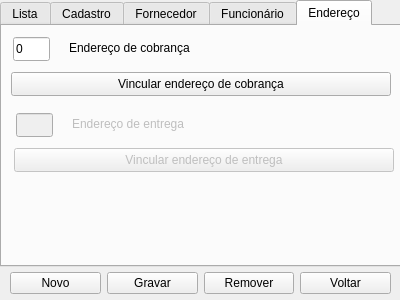
<?xml version="1.0" encoding="UTF-8"?>
<ui version="4.0">
 <class>cadastro_entidade</class>
 <widget class="QMainWindow" name="cadastro_entidade">
  <property name="geometry">
   <rect>
    <x>0</x>
    <y>0</y>
    <width>400</width>
    <height>300</height>
   </rect>
  </property>
  <property name="windowTitle">
   <string>Cadastro de Entidades</string>
  </property>
  <widget class="QWidget" name="centralwidget">
   <widget class="QTabWidget" name="tabWidget_entidades">
    <property name="enabled">
     <bool>true</bool>
    </property>
    <property name="geometry">
     <rect>
      <x>0</x>
      <y>0</y>
      <width>401</width>
      <height>267</height>
     </rect>
    </property>
    <property name="currentIndex">
     <number>4</number>
    </property>
    <widget class="QWidget" name="tab_lista">
     <attribute name="title">
      <string>Lista</string>
     </attribute>
     <widget class="QWidget" name="layoutWidget">
      <property name="geometry">
       <rect>
        <x>-6</x>
        <y>9</y>
        <width>397</width>
        <height>26</height>
       </rect>
      </property>
      <layout class="QHBoxLayout" name="horizontalLayout_5">
       <item>
        <widget class="QLabel" name="label_11">
         <property name="text">
          <string/>
         </property>
        </widget>
       </item>
       <item>
        <widget class="QLabel" name="label_12">
         <property name="text">
          <string>Nome</string>
         </property>
        </widget>
       </item>
       <item>
        <widget class="QLineEdit" name="lineEdit_pesquisar_nome">
         <property name="inputMask">
          <string/>
         </property>
        </widget>
       </item>
       <item>
        <widget class="QPushButton" name="pushButton_pesquisar">
         <property name="text">
          <string>Pesquisar</string>
         </property>
        </widget>
       </item>
      </layout>
     </widget>
     <widget class="QTableWidget" name="tableWidget_entidades">
      <property name="geometry">
       <rect>
        <x>-2</x>
        <y>46</y>
        <width>401</width>
        <height>195</height>
       </rect>
      </property>
      <property name="columnCount">
       <number>6</number>
      </property>
      <column/>
      <column/>
      <column/>
      <column/>
      <column/>
      <column/>
     </widget>
    </widget>
    <widget class="QWidget" name="tab_cadastro">
     <property name="enabled">
      <bool>true</bool>
     </property>
     <attribute name="title">
      <string>Cadastro</string>
     </attribute>
     <widget class="QLineEdit" name="lineEdit_id_1">
      <property name="geometry">
       <rect>
        <x>11</x>
        <y>11</y>
        <width>37</width>
        <height>24</height>
       </rect>
      </property>
      <property name="inputMask">
       <string>9999</string>
      </property>
      <property name="text">
       <string>0</string>
      </property>
      <property name="readOnly">
       <bool>true</bool>
      </property>
     </widget>
     <widget class="QCheckBox" name="checkBox_fornecedor">
      <property name="geometry">
       <rect>
        <x>60</x>
        <y>12</y>
        <width>85</width>
        <height>22</height>
       </rect>
      </property>
      <property name="text">
       <string>Fornecedor</string>
      </property>
     </widget>
     <widget class="QCheckBox" name="checkBox_funcionario">
      <property name="geometry">
       <rect>
        <x>151</x>
        <y>12</y>
        <width>85</width>
        <height>22</height>
       </rect>
      </property>
      <property name="text">
       <string>Funcionário</string>
      </property>
     </widget>
     <widget class="QWidget" name="layoutWidget">
      <property name="geometry">
       <rect>
        <x>10</x>
        <y>50</y>
        <width>251</width>
        <height>48</height>
       </rect>
      </property>
      <layout class="QVBoxLayout" name="verticalLayout">
       <item>
        <widget class="QLabel" name="label">
         <property name="text">
          <string>Nome *</string>
         </property>
        </widget>
       </item>
       <item>
        <widget class="QLineEdit" name="lineEdit_nome">
         <property name="maxLength">
          <number>100</number>
         </property>
        </widget>
       </item>
      </layout>
     </widget>
     <widget class="QWidget" name="layoutWidget">
      <property name="geometry">
       <rect>
        <x>270</x>
        <y>50</y>
        <width>121</width>
        <height>48</height>
       </rect>
      </property>
      <layout class="QVBoxLayout" name="verticalLayout_2">
       <item>
        <widget class="QLabel" name="label_35">
         <property name="text">
          <string>Telefone *</string>
         </property>
        </widget>
       </item>
       <item>
        <widget class="QLineEdit" name="lineEdit_telefone">
         <property name="inputMask">
          <string>+99 999 99999-9999</string>
         </property>
        </widget>
       </item>
      </layout>
     </widget>
     <widget class="QWidget" name="layoutWidget">
      <property name="geometry">
       <rect>
        <x>11</x>
        <y>110</y>
        <width>251</width>
        <height>48</height>
       </rect>
      </property>
      <layout class="QVBoxLayout" name="verticalLayout_3">
       <item>
        <widget class="QLabel" name="label_2">
         <property name="text">
          <string>Email *</string>
         </property>
        </widget>
       </item>
       <item>
        <widget class="QLineEdit" name="lineEdit_email">
         <property name="maxLength">
          <number>100</number>
         </property>
        </widget>
       </item>
      </layout>
     </widget>
     <widget class="QWidget" name="layoutWidget">
      <property name="geometry">
       <rect>
        <x>270</x>
        <y>110</y>
        <width>121</width>
        <height>48</height>
       </rect>
      </property>
      <layout class="QVBoxLayout" name="verticalLayout_4">
       <item>
        <widget class="QLabel" name="label_4">
         <property name="text">
          <string>CPF *</string>
         </property>
        </widget>
       </item>
       <item>
        <widget class="QLineEdit" name="lineEdit_cpf">
         <property name="inputMask">
          <string>999.999.999-99</string>
         </property>
        </widget>
       </item>
      </layout>
     </widget>
     <widget class="QWidget" name="layoutWidget">
      <property name="geometry">
       <rect>
        <x>140</x>
        <y>170</y>
        <width>121</width>
        <height>48</height>
       </rect>
      </property>
      <layout class="QVBoxLayout" name="verticalLayout_5">
       <item>
        <widget class="QLabel" name="label_5">
         <property name="text">
          <string>Data nascimento</string>
         </property>
        </widget>
       </item>
       <item>
        <widget class="QLineEdit" name="lineEdit_data_nascimento">
         <property name="inputMask">
          <string>99/99/9999</string>
         </property>
        </widget>
       </item>
      </layout>
     </widget>
     <widget class="QWidget" name="layoutWidget">
      <property name="geometry">
       <rect>
        <x>10</x>
        <y>170</y>
        <width>121</width>
        <height>48</height>
       </rect>
      </property>
      <layout class="QVBoxLayout" name="verticalLayout_6">
       <item>
        <widget class="QLabel" name="label_6">
         <property name="text">
          <string>Data cadastro</string>
         </property>
        </widget>
       </item>
       <item>
        <widget class="QLineEdit" name="lineEdit_data_cadastro">
         <property name="inputMask">
          <string>99/99/9999</string>
         </property>
         <property name="readOnly">
          <bool>true</bool>
         </property>
        </widget>
       </item>
      </layout>
     </widget>
     <widget class="QWidget" name="layoutWidget">
      <property name="geometry">
       <rect>
        <x>270</x>
        <y>170</y>
        <width>121</width>
        <height>48</height>
       </rect>
      </property>
      <layout class="QVBoxLayout" name="verticalLayout_7">
       <item>
        <widget class="QLabel" name="label_3">
         <property name="text">
          <string>RG *</string>
         </property>
        </widget>
       </item>
       <item>
        <widget class="QLineEdit" name="lineEdit_rg">
         <property name="inputMask">
          <string>9999999999999</string>
         </property>
        </widget>
       </item>
      </layout>
     </widget>
    </widget>
    <widget class="QWidget" name="tab_fornecedor">
     <property name="enabled">
      <bool>false</bool>
     </property>
     <attribute name="title">
      <string>Fornecedor</string>
     </attribute>
     <widget class="QLineEdit" name="lineEdit_id_fornecedor">
      <property name="geometry">
       <rect>
        <x>11</x>
        <y>11</y>
        <width>37</width>
        <height>24</height>
       </rect>
      </property>
      <property name="inputMask">
       <string>9999</string>
      </property>
      <property name="text">
       <string>0</string>
      </property>
      <property name="readOnly">
       <bool>true</bool>
      </property>
     </widget>
     <widget class="QWidget" name="layoutWidget">
      <property name="geometry">
       <rect>
        <x>10</x>
        <y>170</y>
        <width>110</width>
        <height>48</height>
       </rect>
      </property>
      <layout class="QVBoxLayout" name="verticalLayout_8">
       <item>
        <widget class="QLabel" name="label_13">
         <property name="text">
          <string>Cod. Interno</string>
         </property>
        </widget>
       </item>
       <item>
        <widget class="QLineEdit" name="lineEdit_codigo_interno">
         <property name="inputMask">
          <string>9999</string>
         </property>
         <property name="text">
          <string/>
         </property>
         <property name="readOnly">
          <bool>false</bool>
         </property>
        </widget>
       </item>
      </layout>
     </widget>
     <widget class="QWidget" name="layoutWidget">
      <property name="geometry">
       <rect>
        <x>10</x>
        <y>50</y>
        <width>371</width>
        <height>48</height>
       </rect>
      </property>
      <layout class="QVBoxLayout" name="verticalLayout_9">
       <item>
        <widget class="QLabel" name="label_7">
         <property name="text">
          <string>Nome fantasia *</string>
         </property>
        </widget>
       </item>
       <item>
        <widget class="QLineEdit" name="lineEdit_nome_fantasia">
         <property name="maxLength">
          <number>100</number>
         </property>
        </widget>
       </item>
      </layout>
     </widget>
     <widget class="QWidget" name="layoutWidget">
      <property name="geometry">
       <rect>
        <x>10</x>
        <y>110</y>
        <width>371</width>
        <height>48</height>
       </rect>
      </property>
      <layout class="QVBoxLayout" name="verticalLayout_10">
       <item>
        <widget class="QLabel" name="label_8">
         <property name="text">
          <string>Razao social *</string>
         </property>
        </widget>
       </item>
       <item>
        <widget class="QLineEdit" name="lineEdit_razao_social">
         <property name="maxLength">
          <number>100</number>
         </property>
        </widget>
       </item>
      </layout>
     </widget>
     <widget class="QWidget" name="layoutWidget">
      <property name="geometry">
       <rect>
        <x>130</x>
        <y>170</y>
        <width>120</width>
        <height>48</height>
       </rect>
      </property>
      <layout class="QVBoxLayout" name="verticalLayout_11">
       <item>
        <widget class="QLabel" name="label_9">
         <property name="text">
          <string>CNPJ *</string>
         </property>
        </widget>
       </item>
       <item>
        <widget class="QLineEdit" name="lineEdit_cnpj">
         <property name="inputMask">
          <string>99.999.999/9999-99</string>
         </property>
        </widget>
       </item>
      </layout>
     </widget>
     <widget class="QWidget" name="layoutWidget">
      <property name="geometry">
       <rect>
        <x>260</x>
        <y>170</y>
        <width>120</width>
        <height>48</height>
       </rect>
      </property>
      <layout class="QVBoxLayout" name="verticalLayout_12">
       <item>
        <widget class="QLabel" name="label_10">
         <property name="text">
          <string>Inscrição estadual *</string>
         </property>
        </widget>
       </item>
       <item>
        <widget class="QLineEdit" name="lineEdit_inscricao_estadual">
         <property name="inputMask">
          <string>9999999999</string>
         </property>
        </widget>
       </item>
      </layout>
     </widget>
    </widget>
    <widget class="QWidget" name="tab_funcionario">
     <property name="enabled">
      <bool>false</bool>
     </property>
     <attribute name="title">
      <string>Funcionário</string>
     </attribute>
     <widget class="QRadioButton" name="radioButton_ativo">
      <property name="geometry">
       <rect>
        <x>70</x>
        <y>11</y>
        <width>61</width>
        <height>22</height>
       </rect>
      </property>
      <property name="text">
       <string>Ativo</string>
      </property>
      <property name="checked">
       <bool>true</bool>
      </property>
     </widget>
     <widget class="QLineEdit" name="lineEdit_id_funcionario">
      <property name="geometry">
       <rect>
        <x>11</x>
        <y>11</y>
        <width>37</width>
        <height>24</height>
       </rect>
      </property>
      <property name="inputMask">
       <string>9999</string>
      </property>
      <property name="text">
       <string>0</string>
      </property>
      <property name="readOnly">
       <bool>true</bool>
      </property>
     </widget>
     <widget class="QWidget" name="layoutWidget">
      <property name="geometry">
       <rect>
        <x>250</x>
        <y>110</y>
        <width>130</width>
        <height>48</height>
       </rect>
      </property>
      <layout class="QVBoxLayout" name="verticalLayout_13">
       <item>
        <widget class="QLabel" name="label_34">
         <property name="text">
          <string>Data recisão</string>
         </property>
        </widget>
       </item>
       <item>
        <widget class="QLineEdit" name="lineEdit_data_recisao">
         <property name="inputMask">
          <string>99/99/9999</string>
         </property>
        </widget>
       </item>
      </layout>
     </widget>
     <widget class="QWidget" name="layoutWidget">
      <property name="geometry">
       <rect>
        <x>120</x>
        <y>110</y>
        <width>120</width>
        <height>48</height>
       </rect>
      </property>
      <layout class="QVBoxLayout" name="verticalLayout_14">
       <item>
        <widget class="QLabel" name="label_33">
         <property name="text">
          <string>Data admissão *</string>
         </property>
        </widget>
       </item>
       <item>
        <widget class="QLineEdit" name="lineEdit_data_admissao">
         <property name="inputMask">
          <string>99/99/9999</string>
         </property>
        </widget>
       </item>
      </layout>
     </widget>
     <widget class="QWidget" name="layoutWidget">
      <property name="geometry">
       <rect>
        <x>10</x>
        <y>110</y>
        <width>100</width>
        <height>48</height>
       </rect>
      </property>
      <layout class="QVBoxLayout" name="verticalLayout_15">
       <item>
        <widget class="QLabel" name="label_32">
         <property name="enabled">
          <bool>false</bool>
         </property>
         <property name="text">
          <string>Permissões *</string>
         </property>
        </widget>
       </item>
       <item>
        <widget class="QLineEdit" name="lineEdit_permissoes">
         <property name="enabled">
          <bool>false</bool>
         </property>
         <property name="inputMask">
          <string>AAA</string>
         </property>
         <property name="text">
          <string>A</string>
         </property>
        </widget>
       </item>
      </layout>
     </widget>
     <widget class="QWidget" name="layoutWidget">
      <property name="geometry">
       <rect>
        <x>10</x>
        <y>50</y>
        <width>100</width>
        <height>48</height>
       </rect>
      </property>
      <layout class="QVBoxLayout" name="verticalLayout_16">
       <item>
        <widget class="QLabel" name="label_28">
         <property name="text">
          <string>Conta corrente *</string>
         </property>
        </widget>
       </item>
       <item>
        <widget class="QLineEdit" name="lineEdit_conta_corrente">
         <property name="inputMask">
          <string>9999 9999 9999 9999</string>
         </property>
        </widget>
       </item>
      </layout>
     </widget>
     <widget class="QWidget" name="layoutWidget">
      <property name="geometry">
       <rect>
        <x>120</x>
        <y>50</y>
        <width>120</width>
        <height>48</height>
       </rect>
      </property>
      <layout class="QVBoxLayout" name="verticalLayout_17">
       <item>
        <widget class="QLabel" name="label_30">
         <property name="text">
          <string>Usuário *</string>
         </property>
        </widget>
       </item>
       <item>
        <widget class="QLineEdit" name="lineEdit_usuario">
         <property name="maxLength">
          <number>100</number>
         </property>
        </widget>
       </item>
      </layout>
     </widget>
     <widget class="QWidget" name="layoutWidget">
      <property name="geometry">
       <rect>
        <x>250</x>
        <y>50</y>
        <width>130</width>
        <height>48</height>
       </rect>
      </property>
      <layout class="QVBoxLayout" name="verticalLayout_18">
       <item>
        <widget class="QLabel" name="label_31">
         <property name="text">
          <string>Senha *</string>
         </property>
        </widget>
       </item>
       <item>
        <widget class="QLineEdit" name="lineEdit_senha">
         <property name="maxLength">
          <number>100</number>
         </property>
         <property name="echoMode">
          <enum>QLineEdit::Password</enum>
         </property>
        </widget>
       </item>
      </layout>
     </widget>
    </widget>
    <widget class="QWidget" name="tab_endereco">
     <attribute name="title">
      <string>Endereço</string>
     </attribute>
     <widget class="QPushButton" name="pushButton_vincular_endereco">
      <property name="geometry">
       <rect>
        <x>9</x>
        <y>46</y>
        <width>380</width>
        <height>24</height>
       </rect>
      </property>
      <property name="text">
       <string>Vincular endereço de cobrança</string>
      </property>
     </widget>
     <widget class="QLabel" name="label_27">
      <property name="geometry">
       <rect>
        <x>67</x>
        <y>14</y>
        <width>121</width>
        <height>16</height>
       </rect>
      </property>
      <property name="text">
       <string>Endereço de cobrança</string>
      </property>
     </widget>
     <widget class="QPushButton" name="pushButton_vincular_endereco_2">
      <property name="enabled">
       <bool>false</bool>
      </property>
      <property name="geometry">
       <rect>
        <x>12</x>
        <y>122</y>
        <width>380</width>
        <height>24</height>
       </rect>
      </property>
      <property name="text">
       <string>Vincular endereço de entrega</string>
      </property>
     </widget>
     <widget class="QLineEdit" name="lineEdit_id_endereco_2">
      <property name="enabled">
       <bool>false</bool>
      </property>
      <property name="geometry">
       <rect>
        <x>14</x>
        <y>87</y>
        <width>37</width>
        <height>24</height>
       </rect>
      </property>
      <property name="inputMask">
       <string>9999</string>
      </property>
      <property name="text">
       <string/>
      </property>
      <property name="readOnly">
       <bool>true</bool>
      </property>
     </widget>
     <widget class="QLabel" name="label_29">
      <property name="enabled">
       <bool>false</bool>
      </property>
      <property name="geometry">
       <rect>
        <x>70</x>
        <y>90</y>
        <width>121</width>
        <height>16</height>
       </rect>
      </property>
      <property name="text">
       <string>Endereço de entrega</string>
      </property>
     </widget>
     <widget class="QLineEdit" name="lineEdit_id_endereco">
      <property name="geometry">
       <rect>
        <x>11</x>
        <y>11</y>
        <width>37</width>
        <height>24</height>
       </rect>
      </property>
      <property name="text">
       <string>0</string>
      </property>
      <property name="readOnly">
       <bool>true</bool>
      </property>
     </widget>
    </widget>
   </widget>
   <widget class="QWidget" name="layoutWidget_10">
    <property name="geometry">
     <rect>
      <x>10</x>
      <y>270</y>
      <width>381</width>
      <height>26</height>
     </rect>
    </property>
    <layout class="QHBoxLayout" name="horizontalLayout_3">
     <item>
      <widget class="QPushButton" name="pushButton_novo_">
       <property name="text">
        <string>Novo</string>
       </property>
      </widget>
     </item>
     <item>
      <widget class="QPushButton" name="pushButton_gravar_">
       <property name="text">
        <string>Gravar</string>
       </property>
      </widget>
     </item>
     <item>
      <widget class="QPushButton" name="pushButton_remover">
       <property name="text">
        <string>Remover</string>
       </property>
      </widget>
     </item>
     <item>
      <widget class="QPushButton" name="pushButton_voltar">
       <property name="text">
        <string>Voltar</string>
       </property>
      </widget>
     </item>
    </layout>
   </widget>
   <widget class="QWidget" name="layoutWidget_11">
    <property name="geometry">
     <rect>
      <x>150</x>
      <y>480</y>
      <width>381</width>
      <height>26</height>
     </rect>
    </property>
    <layout class="QHBoxLayout" name="horizontalLayout_4">
     <item>
      <widget class="QPushButton" name="pushButton_novo_1">
       <property name="text">
        <string>Novo</string>
       </property>
      </widget>
     </item>
     <item>
      <widget class="QPushButton" name="pushButton_gravar_1">
       <property name="text">
        <string>Gravar</string>
       </property>
      </widget>
     </item>
     <item>
      <widget class="QPushButton" name="pushButton_remover_2">
       <property name="text">
        <string>Remover</string>
       </property>
      </widget>
     </item>
     <item>
      <widget class="QPushButton" name="pushButton_voltar_2">
       <property name="text">
        <string>Voltar</string>
       </property>
      </widget>
     </item>
    </layout>
   </widget>
  </widget>
 </widget>
 <tabstops>
  <tabstop>tabWidget_entidades</tabstop>
  <tabstop>lineEdit_pesquisar_nome</tabstop>
  <tabstop>pushButton_pesquisar</tabstop>
  <tabstop>tableWidget_entidades</tabstop>
  <tabstop>lineEdit_id_1</tabstop>
  <tabstop>checkBox_fornecedor</tabstop>
  <tabstop>checkBox_funcionario</tabstop>
  <tabstop>lineEdit_nome</tabstop>
  <tabstop>lineEdit_telefone</tabstop>
  <tabstop>lineEdit_email</tabstop>
  <tabstop>lineEdit_cpf</tabstop>
  <tabstop>lineEdit_data_cadastro</tabstop>
  <tabstop>lineEdit_data_nascimento</tabstop>
  <tabstop>lineEdit_rg</tabstop>
  <tabstop>lineEdit_id_fornecedor</tabstop>
  <tabstop>lineEdit_nome_fantasia</tabstop>
  <tabstop>lineEdit_razao_social</tabstop>
  <tabstop>lineEdit_codigo_interno</tabstop>
  <tabstop>lineEdit_cnpj</tabstop>
  <tabstop>lineEdit_inscricao_estadual</tabstop>
  <tabstop>lineEdit_id_funcionario</tabstop>
  <tabstop>radioButton_ativo</tabstop>
  <tabstop>lineEdit_conta_corrente</tabstop>
  <tabstop>lineEdit_usuario</tabstop>
  <tabstop>lineEdit_senha</tabstop>
  <tabstop>lineEdit_permissoes</tabstop>
  <tabstop>lineEdit_data_admissao</tabstop>
  <tabstop>lineEdit_data_recisao</tabstop>
  <tabstop>lineEdit_id_endereco</tabstop>
  <tabstop>pushButton_vincular_endereco</tabstop>
  <tabstop>lineEdit_id_endereco_2</tabstop>
  <tabstop>pushButton_vincular_endereco_2</tabstop>
  <tabstop>pushButton_novo_</tabstop>
  <tabstop>pushButton_gravar_</tabstop>
  <tabstop>pushButton_remover</tabstop>
  <tabstop>pushButton_voltar</tabstop>
  <tabstop>pushButton_novo_1</tabstop>
  <tabstop>pushButton_gravar_1</tabstop>
  <tabstop>pushButton_remover_2</tabstop>
  <tabstop>pushButton_voltar_2</tabstop>
 </tabstops>
 <resources/>
 <connections/>
</ui>
